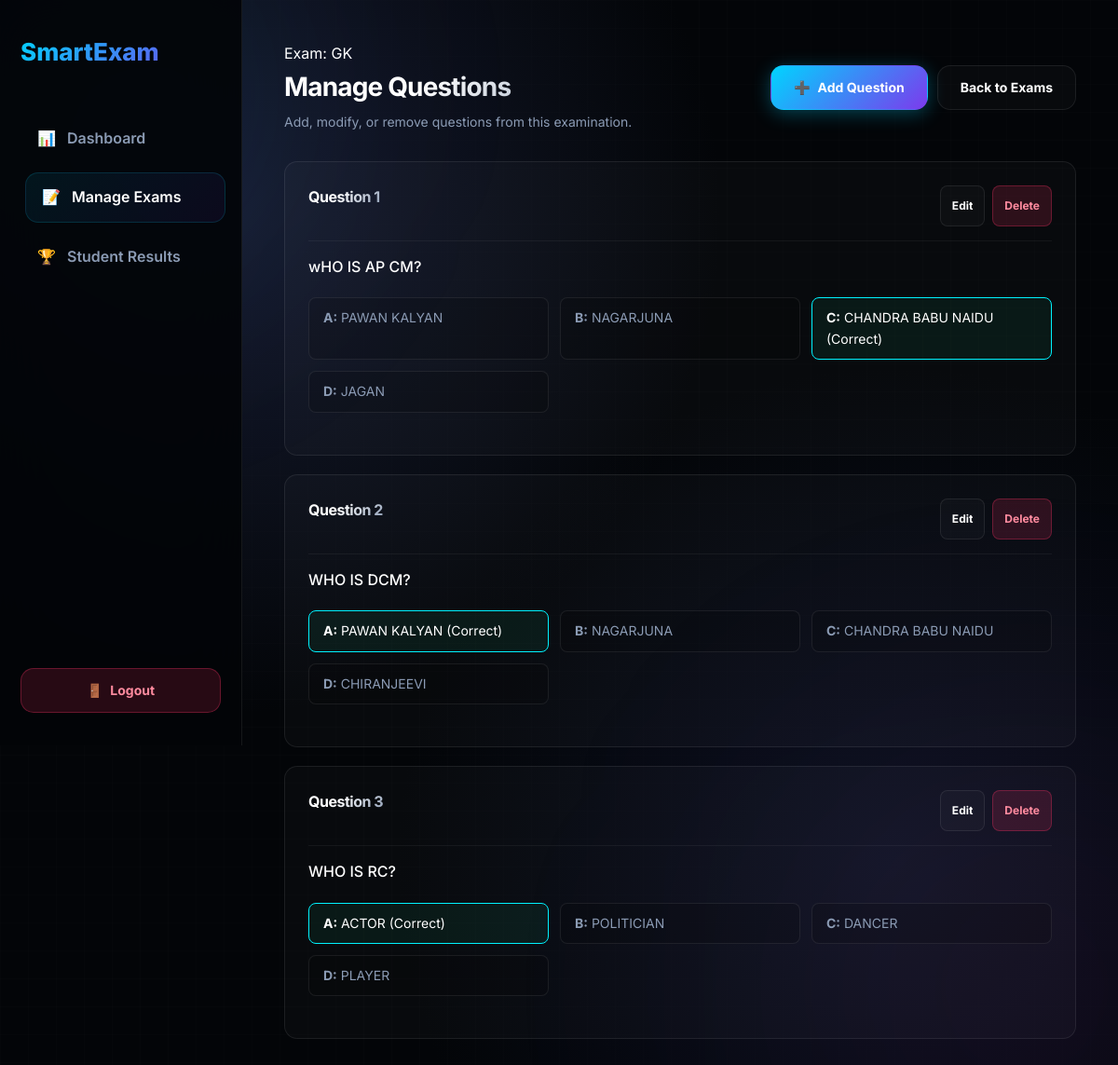
Page /admin/questions.php?exam_id=5 (signed in) on the committed database.
### tables this page shows
CREATE TABLE `exams` (
  `id` int(11) NOT NULL,
  `title` varchar(150) NOT NULL,
  `description` text DEFAULT NULL,
  `duration` int(11) NOT NULL,
  `total_marks` int(11) DEFAULT 0,
  `status` enum('draft','published') DEFAULT 'draft',
  `created_by` int(11) NOT NULL,
  `created_at` timestamp NOT NULL DEFAULT current_timestamp()
);

CREATE TABLE `questions` (
  `id` int(11) NOT NULL,
  `exam_id` int(11) NOT NULL,
  `question_text` text NOT NULL,
  `option_a` varchar(255) NOT NULL,
  `option_b` varchar(255) NOT NULL,
  `option_c` varchar(255) NOT NULL,
  `option_d` varchar(255) NOT NULL,
  `correct_answer` char(1) NOT NULL,
  `marks` int(11) DEFAULT 1
);

### admin/questions.php (the view, shortened to what this page needs)
<?php
require_once "../config/database.php";
$exam_id = intval($_GET["exam_id"]);
$exam_sql = "
    SELECT id, title
    FROM exams
    WHERE id = ?
";
$stmt = $conn->prepare($exam_sql);
$stmt->bind_param("i", $exam_id);
$stmt->execute();
$exam_result = $stmt->get_result();
$exam = $exam_result->fetch_assoc();
$question_sql = "
    SELECT *
    FROM questions
    WHERE exam_id = ?
    ORDER BY id ASC
";
$stmt = $conn->prepare($question_sql);
$stmt->bind_param("i", $exam_id);
$stmt->execute();
$questions_result = $stmt->get_result();
?>
<!DOCTYPE html>
<html lang="en">
<head>
    <link rel="stylesheet" href="../assets/css/style.css">
</head>
<body>
    <div class="dashboard-layout">
        <aside class="sidebar">
            <div class="sidebar-logo">Smart<span>Exam</span></div>
            <nav class="sidebar-nav">
                <a href="dashboard.php" class="sidebar-link">
                    <span>📊</span> Dashboard
                </a>
                <a href="exams.php" class="sidebar-link active">
                    <span>📝</span> Manage Exams
                </a>
                <a href="results.php" class="sidebar-link">
                    <span>🏆</span> Student Results
                </a>
            </nav>
            <div class="sidebar-footer">
                <a href="../logout.php" class="btn btn-danger" style="width: 100%;">
                    <span>🚪</span> Logout
                </a>
            </div>
        </aside>
        <main class="main-content">
            <div style="display: flex; justify-content: space-between; align-items: center; margin-bottom: 30px; flex-wrap: wrap; gap: 15px;">
                <div>
                    <span class="badge badge-info" style="margin-bottom: 8px;">Exam: <?php echo htmlspecialchars($exam["title"]); ?></span>
                    <h1 style="font-size: 28px; margin-bottom: 5px;">Manage Questions</h1>
                    <p style="color: var(--text-muted); font-size: 14px; margin-bottom: 0;">Add, modify, or remove questions from this examination.</p>
                </div>
                <div style="display: flex; gap: 10px;">
                    <a href="add_question.php?exam_id=<?php echo $exam_id; ?>" class="btn btn-primary">
                        <span>➕</span> Add Question
                    </a>
                    <a href="exams.php" class="btn btn-secondary">
                        Back to Exams
                    </a>
                </div>
            </div>
            <?php if ($questions_result && $questions_result->num_rows > 0): ?>
                <div class="question-card-list">
                    <?php $question_number = 1; ?>
                    <?php while ($question = $questions_result->fetch_assoc()): ?>
                        <div class="q-card">
                            <div class="q-header">
                                <h3 style="font-size: 16px; margin-bottom: 0; color: var(--accent-cyan);">Question <?php echo $question_number; ?></h3>
                                <div style="display: flex; gap: 8px;">
                                    <a href="edit_question.php?id=<?php echo $question["id"]; ?>" class="btn btn-secondary" style="padding: 6px 12px; font-size: 12px; border-radius: var(--border-radius-sm);">
                                        Edit
                                    </a>
                                    <a
                                        href="delete_question.php?id=<?php echo $question["id"]; ?>&exam_id=<?php echo $exam_id; ?>"
                                        class="btn btn-danger"
                                        style="padding: 6px 12px; font-size: 12px; border-radius: var(--border-radius-sm);"
                                        onclick="return confirm('Are you sure you want to delete this question?');"
                                    >
                                        Delete
                                    </a>
                                </div>
                            </div>
                            <p style="font-size: 16px; margin-bottom: 20px; color: #ffffff; font-weight: 500;">
                                <?php echo htmlspecialchars($question["question_text"]); ?>
                            </p>
                            <div class="options-list">
                                <div class="option-item <?php echo $question["correct_answer"] === "A" ? "correct" : ""; ?>">
                                    <strong>A:</strong> <?php echo htmlspecialchars($question["option_a"]); ?>
                                    <?php echo $question["correct_answer"] === "A" ? " (Correct)" : ""; ?>
                                </div>
                                <div class="option-item <?php echo $question["correct_answer"] === "B" ? "correct" : ""; ?>">
                                    <strong>B:</strong> <?php echo htmlspecialchars($question["option_b"]); ?>
                                </div>
                                <div class="option-item <?php echo $question["correct_answer"] === "C" ? "correct" : ""; ?>">
                                    <strong>C:</strong> <?php echo htmlspecialchars($question["option_c"]); ?>
                                    <?php echo $question["correct_answer"] === "C" ? " (Correct)" : ""; ?>
                                </div>
                                <div class="option-item <?php echo $question["correct_answer"] === "D" ? "correct" : ""; ?>">
                                    <strong>D:</strong> <?php echo htmlspecialchars($question["option_d"]); ?>
                                </div>
                            </div>
                        </div>
                        <?php $question_number++; ?>
                    <?php endwhile; ?>
                </div>
            <?php endif; ?>
        </main>
    </div>
</body>
</html>

### admin/questions.php (style rules this page uses)
.question-card-list { display: flex; flex-direction: column; gap: 20px; margin-top: 25px; }
.q-card { background: var(--glass-bg); border: 1px solid var(--glass-border); border-radius: var(--border-radius-md); padding: 25px; }
.q-header { display: flex; justify-content: space-between; align-items: flex-start; border-bottom: 1px solid rgba(255,255,255,0.05); padding-bottom: 15px; margin-bottom: 15px; }
.options-list { display: grid; grid-template-columns: repeat(auto-fit, minmax(220px, 1fr)); gap: 12px; margin-bottom: 20px; }
.option-item { padding: 10px 15px; background: rgba(0,0,0,0.15); border: 1px solid var(--glass-border); border-radius: var(--border-radius-sm); font-size: 14px; color: var(--text-muted); }
.option-item.correct { border-color: var(--success); background: rgba(16, 185, 129, 0.08); color: #ffffff; }

### rows in the picture
exams: title "GK"
questions: question_text "wHO IS AP CM?", option_a "PAWAN KALYAN", option_b "NAGARJUNA", option_c "CHANDRA BABU NAIDU", correct_answer "(Correct)", option_d "JAGAN"
questions: question_text "WHO IS DCM?", option_a "PAWAN KALYAN", correct_answer "(Correct)", option_b "NAGARJUNA", option_c "CHANDRA BABU NAIDU", option_d "CHIRANJEEVI"
questions: question_text "WHO IS RC?", option_a "ACTOR", correct_answer "(Correct)", option_b "POLITICIAN", option_c "DANCER", option_d "PLAYER"
